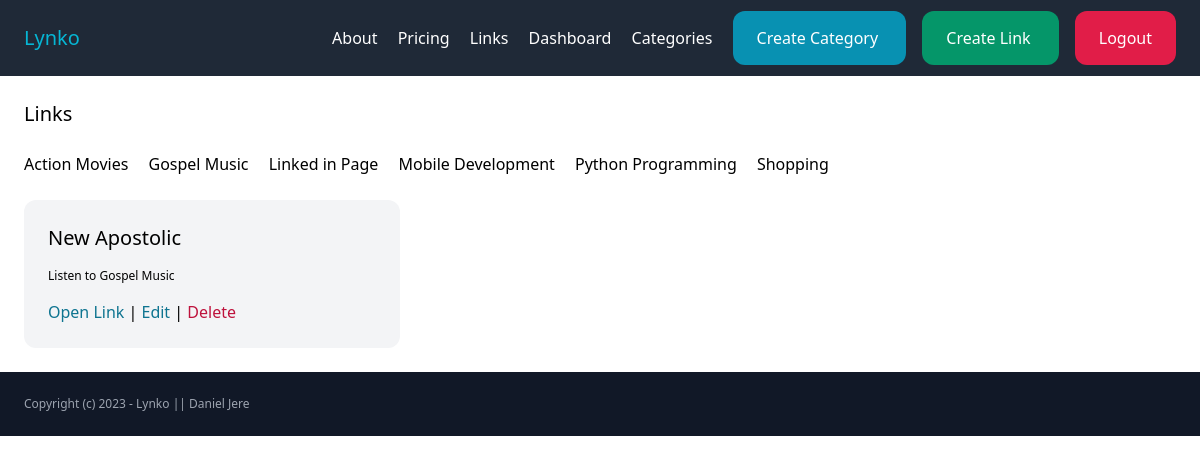
The page /links/?category=7 (signed in) on the database its author committed.
### link/models.py (models this page shows, shortened)
class Category(models.Model):
    name = models.CharField(max_length=255)
    created_by = models.ForeignKey(User, related_name='categories', on_delete=models.CASCADE)
    created_at = models.DateTimeField(auto_now_add=True)
    class Meta:
        ordering = ('name',)

class Link(models.Model):
    category = models.ForeignKey(Category, related_name='links', on_delete=models.CASCADE)
    name = models.CharField(max_length=255)
    description = models.TextField(blank=True, null=True)
    url = models.CharField(max_length=255)
    created_by = models.ForeignKey(User, related_name='links', on_delete=models.CASCADE)
    created_at = models.DateTimeField(auto_now_add=True)
    class Meta:
        ordering = ('-created_at',)

### link/views.py (the view)
# urls.py: path('', views.links, name='links'),
@login_required
def links(request):
	category = request.GET.get('category', '')
	links = Link.objects.filter(created_by=request.user)
	if category:
		links = links.filter(category_id=category)
	return render(request, 'link/links.html', {
           'links': links,
           'category': category,
		})

### link/templates/link/links.html (shortened to what this page needs)
{% extends 'core/base.html' %}
 {% block content %}
    <h1 class="mb-6 text-xl">Links  </h1>
    <div class="mb-6 space-x-4 space-y-4">
         {% for category in request.user.categories.all %}
          <a href="{% url 'links:links' %}?category={{ category.id}}">{{ category.name }} </a>
         {% endfor %}
    </div>
    <div class="grid grid-cols-3 gap-3 ">
      {% for link in links %}
          <div class="bg-gray-100 p-6 rounded-xl">
              <h2 class="mb-4 text-xl">{{link.name}} </h2>
              {% if link.description %}
                  <p class="mb-4 text-xs">{{link.description}}     </p>
               {% endif %}
              <a href="{{link.url}}" class="text-cyan-700" target="_blank">   Open Link </a>
              |
              <a href="{% url 'links:edit_link' link.id %}" class="text-cyan-700">Edit</a>
              |
              <a href="{% url 'links:delete_link' link.id %}" class="text-rose-700">Delete</a>
          </div>
        {% empty %}
          <div class="bg-rose-200 p-6 rounded-xl">You don't have any links for this filter...</div>
        </div>
         {% endfor %}
     </div>
 {% endblock %}

### rows shown on the page
Category: name "Action Movies"
Category: name "Gospel Music"
Category: name "Linked in Page"
Category: name "Mobile Development"
Category: name "Python Programming"
Category: name "Shopping"
Link: name "New Apostolic", description "Listen to Gospel Music"
